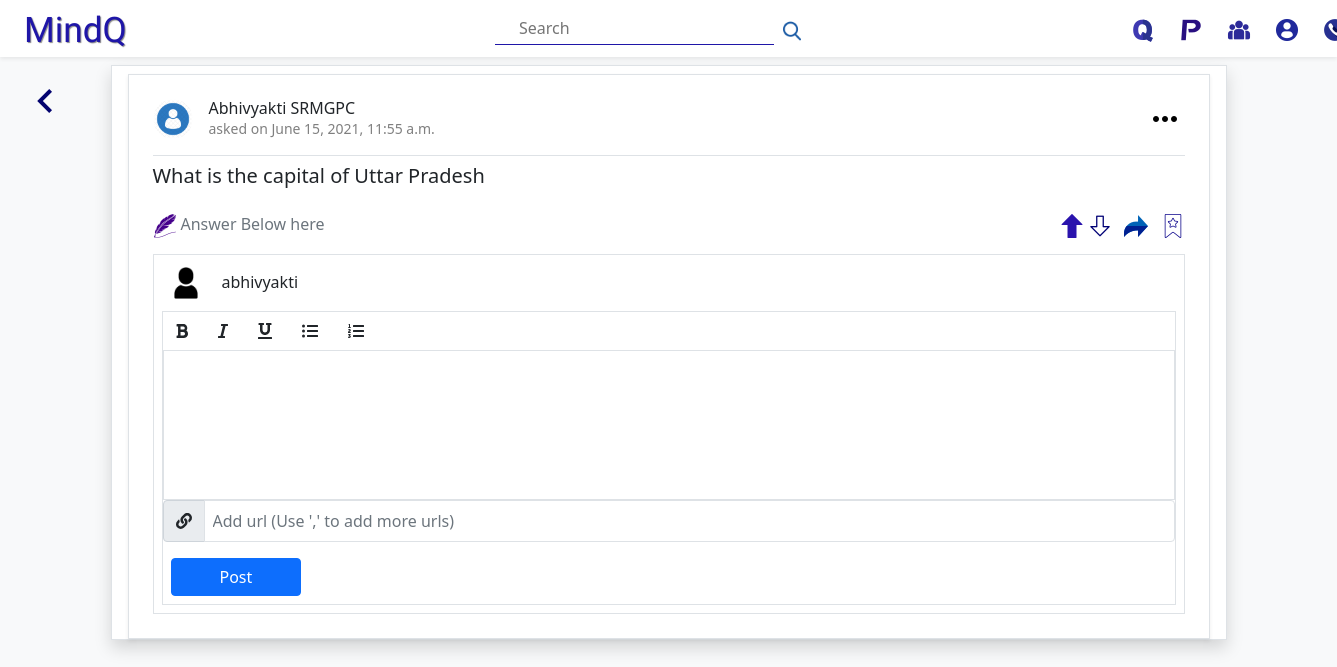
Screenshot of /question/what-is-the-capital-of-uttar-pradesh (signed in) with the database file from the repository.
### qna/models.py (models this page shows, shortened)
class Question(models.Model):
    key = models.AutoField(primary_key=True)
    user = models.ForeignKey(User,on_delete=models.CASCADE,related_name="QUser")
    title = models.CharField(max_length=300,blank=False)
    description = models.TextField(blank=True)
    url = ListTextField(base_field=CharField(max_length=300,blank=True),size=10,blank=True,default='')
    tags = models.ManyToManyField("Tag",related_name="QTag")
    created_on = models.DateTimeField(auto_now_add=True)
    upvote = models.ManyToManyField(User,related_name="QUpVote")
    downvote = models.ManyToManyField(User,related_name="QDownVote")
    slug = models.SlugField(max_length=300,default="set-some-slug-bro")

### user_profile/models.py (models this page shows, shortened)
class Profile(models.Model):
    key = models.AutoField(primary_key=True)
    user = models.OneToOneField(User,on_delete=models.CASCADE,blank=True)
    name = models.CharField(max_length=50,null=True)
    job = models.CharField(max_length=100,null=True,default='___',blank=True)
    bio = models.CharField(max_length=500,null=True)
    followers = models.ManyToManyField(User, related_name='followers_ofUser')
    following = models.ManyToManyField(User, related_name='following_ofUser')
    account_created = models.DateField(auto_now_add=True)
    profile_image = models.ImageField(upload_to='user_profile',default='user_profile/default_profile2.png')
    def __str__(self):
        return(self.name)

### qna/views.py (the view)
# urls.py: path('question/<str:pk>',views.questionsingle,name="question"),
@login_required(login_url='/login/')
def questionsingle(request,pk):
    qs=Question.objects.all()
    for i in range(len(qs)):
        print(qs[i].slug)
    ques=Question.objects.filter(slug=pk)
    if len(ques)>0:
        ques=ques[0]
        ans=AnswerQ.objects.filter(question=ques).reverse()
        print(ans)
        for i in range(len(ans)):
            print(ans[i])
        context={}
        context['ans']=ans
        context['q']=ques
        return render(request,'qna/viewQuestion.html',context)
    else:
        return render(request,'notfound.html')

### templates/qna/viewQuestion.html (shortened to what this page needs)
{% extends 'qna/base.html' %}
{% load static %}
{% block title %}
<link rel="stylesheet" href="{% static 'qna/css/viewQuestion.css'%}">
{% endblock %}
{% block content %}
    <a href="{% url 'questions' %}" title="Back" class="btn backBtn"><img src="{% static 'post/images/backButton.png' %}" alt=""></a>
    <div class="d-flex justify-content-center container">
            <div class='d-flex flex-column shadow bg-white border mt-2 w-100'>
                <div class="mt-2 border d-flex flex-column p-3 p-lg-4 mx-lg-3 mx-4 shadow-sm bg-white">
                    <div class="d-flex justify-content-between">
                        <div class="d-flex">
                            <img src="{{ q.user.profile.profile_image.url }}" alt="" height="40px" width="40px"
                                class='rounded rounded-circle'>
                            <div class='d-flex flex-column ms-3 align-items-start'>
                                <h6 class="my-0">{{ q.user.profile }} </h6>
                                <small class="my-0 py-0 text-black-50">asked on {{ q.created_on}}</small>
                            </div>
                        </div>
                        <div>
                            <img src="images/menu.png" alt="" class='m-2'>
                        </div>
                    </div>
                    <h5 class="mt-3 mb-0 pt-2 border-top">{{ q.title }} </h5>
                    <div class="d-flex justify-content-between mt-2" id="1">
                        <div class="d-flex justify-content-lg-start pt-2">
                            <a class="text-secondary text-decoration-none" id="myAnswerBox" onclick="myFunction({{ q.key }})"><img
                                    src="{% static 'images/question/write.png' %}" alt="write"><span class="ms-1 me-2">Answer Below here</span></a>
                        </div>
                        <div class="d-flex pt-2 vote{{q.key}}" id='votes{{ q.key }}'>
                            <form>
                                <img class="{{q.key}}vote-up selected" src="{% static 'images/question/upvote-on.png' %}"
                                    title="Vote UP Button" />
                                <img class="{{q.key}}vote-down" src="{% static 'images/question/downarrow.png' %}"
                                    title=" Vote down Button " />
                                <a href="" class="ms-2 ms-lg-2"><img src="{% static 'images/question/share.png' %}" alt="share"></a>
                                <a href="" class="ms-2 ms-lg-2"><img src="{% static 'images/question/bookmark.png' %}"
                                        alt="bookmark"></a>
                            </form>
                        </div>
                    </div>
                    <div class="replyBox{{q.key}} replyBox">
                        <div class="border d-flex flex-column p-2 mt-3">
                            <div class="d-flex justify-content-between">
                                <div class="d-flex align-items-center">
                                    <img src="{% static 'default_profile.png' %}" alt="" height="40px" width="40px"
                                        class="rounded rounded-circle ms-1">
                                    <h6 class="my-0 ms-3">{{request.user}}</h6>
                                </div>
                            </div>
                            <div class="border d-flex flex-column mt-2">
                                <div class="text-editor-header">
                                    <button type="button" class="btn textEditorBtn" data-element="bold">
                                        <i class="fa fa-bold"></i>
                                    </button>
                                    <button type="button" class="btn textEditorBtn" data-element="italic">
                                        <i class="fa fa-italic"></i>
                                    </button>
                                    <button type="button" class="btn textEditorBtn" data-element="underline">
                                        <i class="fa fa-underline"></i>
                                    </button>
                                    <button type="button" class="btn textEditorBtn" data-element="insertUnorderedList">
                                        <i class="fa fa-list-ul"></i>
                                    </button>
                                    <button type="button" class="btn textEditorBtn" data-element="insertOrderedList">
                                        <i class="fa fa-list-ol"></i>
                                    </button>
                                </div>
                                <div class="content border" contenteditable="true" id="content{{q.key}}"></div>
                                <div>
                                    <form action="" method="post" id="myForm">
                                        <div class="input-group mb-3" id="urlInput">
                                            <span class="input-group-text" id="basic-addon1"><i class="fa fa-link"></i></span>
                                            <input type="text" id="urlhnj{{q.key}}" class="p-2 form-control border"
                                                placeholder="Add url (Use ',' to add more urls)" aria-label="Url"
                                                aria-describedby="basic-addon1">
                                        </div>
                                        <div class="d-flex justify-content pb-2 mx-2" id="submitans{{q.key}}">
                                            <button class=" btn   btn-primary px-4 px-lg-5" id="myFormBtn{{q.key}}">Post</button>
                                        </div>
                                    </form>
                                </div>
                            </div>
                        </div>
                    </div>
                </div>
            </div>
        </div>
{% endblock %}

### static/qna/css/viewQuestion.css (style rules this page uses)
.content { min-height: 150px; height: 120px; padding: 20px; outline: none; overflow-y: scroll; }
.backBtn { position: fixed; top: 80px; left: 20px; }

### rows the page displays
Question: user.profile.profile_image (placeholder picture), user.profile "Abhivyakti SRMGPC", created_on "June 15, 2021, 11:55 a.m.", title "What is the capital of Uttar Pradesh"

### other values shown
{{ request.user }} "abhivyakti"
